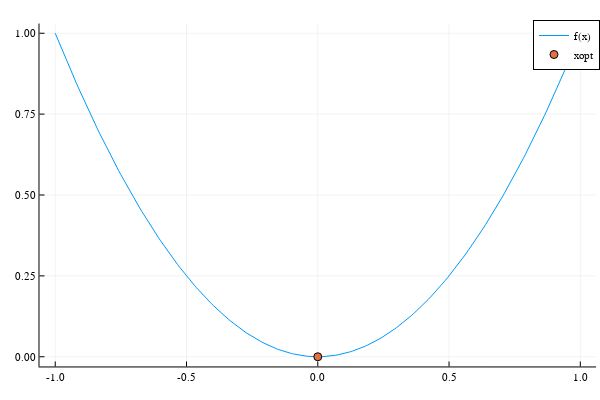

Source (notebook cell):
### Markdown cell above
## Basic Setup

### Code cell
# Visualize 1D test function
testfn = TestQuadratic1D()
# testfn = TestRosenbrock()
tplot(testfn)

### Figure 1 — Plotly figure (JSON) as saved in the notebook; plotly's stock layout.template omitted (floating-point values rounded to 4 significant figures; data arrays with more than 128 entries replaced by an {"elided": "..."} marker saying what was removed)
{"data": [{"colorbar": {"len": 0.9525, "title": {"text": ""}, "x": 0.9934, "y": 0.5139}, "legendgroup": "f(x)", "line": {"color": "rgba(0, 154, 250, 1.000)", "dash": "solid", "shape": "linear", "width": 1}, "mode": "lines", "name": "f(x)", "showlegend": true, "type": "scatter", "x": {"elided": "250 float values"}, "xaxis": "x", "y": {"elided": "250 float values"}, "yaxis": "y"}, {"colorbar": {"len": 0.9525, "title": {"text": ""}, "x": 0.9934, "y": 0.5139}, "legendgroup": "xopt", "marker": {"color": "rgba(227, 111, 71, 1.000)", "line": {"color": "rgba(0, 0, 0, 1)", "width": 1}, "size": 8, "symbol": "circle"}, "mode": "markers", "name": "xopt", "showlegend": true, "type": "scatter", "x": [0], "xaxis": "x", "y": [0], "yaxis": "y"}], "layout": {"annotations": [], "height": 400, "legend": {"bgcolor": "rgba(255, 255, 255, 1.000)", "bordercolor": "rgba(0, 0, 0, 1)", "borderwidth": 1, "font": {"color": "rgba(0, 0, 0, 1)", "family": "sans-serif", "size": 11}, "title": {"font": {"color": "rgba(0, 0, 0, 1)", "family": "sans-serif", "size": 15}, "text": ""}, "tracegroupgap": 0, "traceorder": "normal", "x": 1, "xanchor": "auto", "y": 1, "yanchor": "auto"}, "margin": {"b": 20, "l": 0, "r": 0, "t": 20}, "paper_bgcolor": "rgba(255, 255, 255, 1.000)", "plot_bgcolor": "rgba(255, 255, 255, 1.000)", "showlegend": true, "width": 600, "xaxis": {"anchor": "y", "domain": [0.06582, 0.9934], "gridcolor": "rgba(0, 0, 0, 0.1)", "gridwidth": 0.5, "linecolor": "rgba(0, 0, 0, 1)", "mirror": false, "range": [-1.06, 1.06], "showgrid": true, "showline": true, "showticklabels": true, "tickangle": 0, "tickcolor": "rgb(0, 0, 0)", "tickfont": {"color": "rgba(0, 0, 0, 1)", "family": "sans-serif", "size": 11}, "tickmode": "array", "ticks": "inside", "ticktext": ["-1.0", "-0.5", "0.0", "0.5", "1.0"], "tickvals": [-1, -0.5, 0, 0.5, 1], "title": {"font": {"color": "rgba(0, 0, 0, 1)", "family": "sans-serif", "size": 15}, "text": ""}, "type": "linear", "visible": true, "zeroline": false, "zerolinecolor": "rgba(0, 0, 0, 1)"}, "yaxis": {"anchor": "x", "domain": [0.03762, 0.9902], "gridcolor": "rgba(0, 0, 0, 0.1)", "gridwidth": 0.5, "linecolor": "rgba(0, 0, 0, 1)", "mirror": false, "range": [-0.03, 1.03], "showgrid": true, "showline": true, "showticklabels": true, "tickangle": 0, "tickcolor": "rgb(0, 0, 0)", "tickfont": {"color": "rgba(0, 0, 0, 1)", "family": "sans-serif", "size": 11}, "tickmode": "array", "ticks": "inside", "ticktext": ["0.00", "0.25", "0.50", "0.75", "1.00"], "tickvals": [0, 0.25, 0.5, 0.75, 1], "title": {"font": {"color": "rgba(0, 0, 0, 1)", "family": "sans-serif", "size": 15}, "text": ""}, "type": "linear", "visible": true, "zeroline": false, "zerolinecolor": "rgba(0, 0, 0, 1)"}}}
